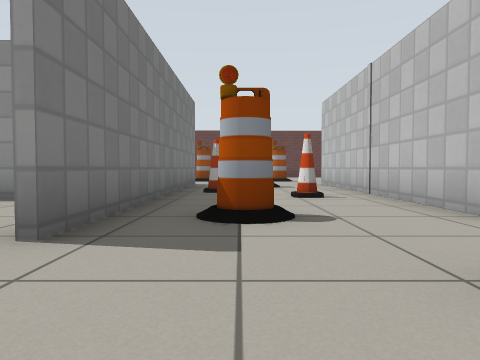
view 1 (above)

24 first-person views from a walk through a robot-simulator world made for Gazebo. The camera is 0.5 m above the floor, tilts 2° down and sees 70° across. The floor is counted in squares, 1 m on a side. Each view is taken from the middle of a square. On the plan, view 1 faces up. The plan holds only what a view shows up to about 9 squares ahead; the rest is blank. Simple patterns stand in for the simulator's built-in surfaces.

view 2
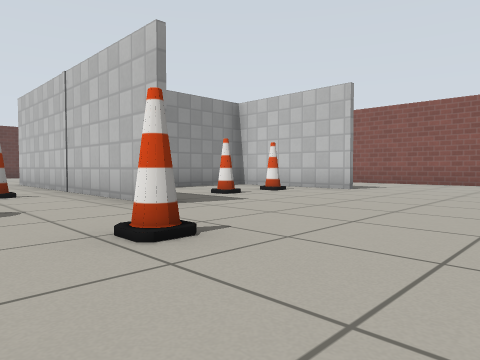

view 3
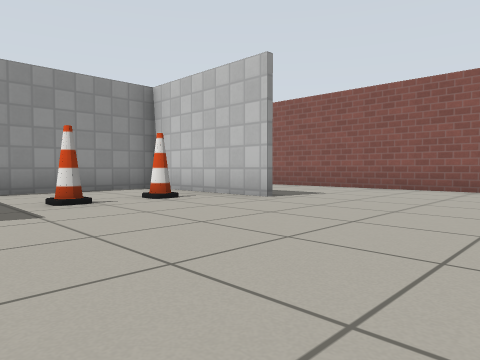

view 4
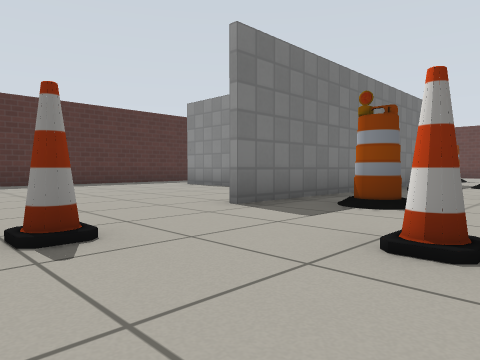

view 5
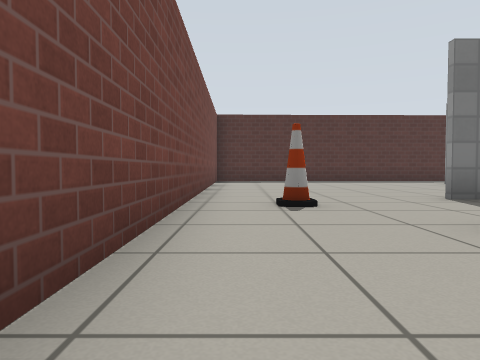

view 6
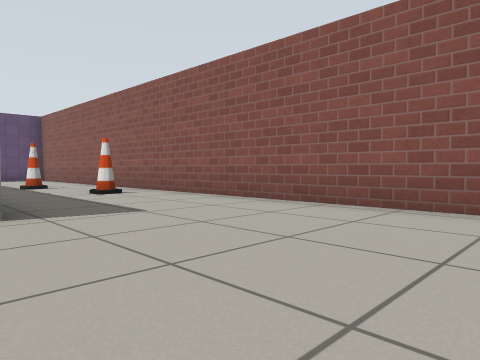

view 7
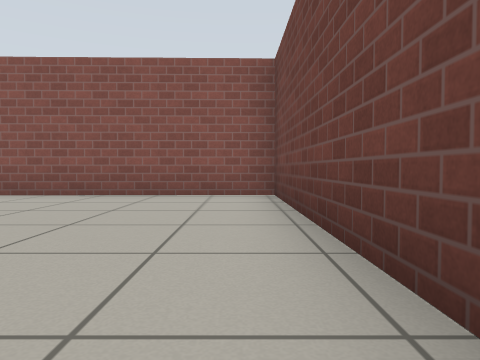

view 8
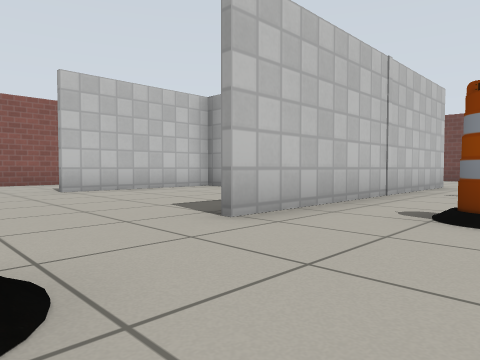

view 9
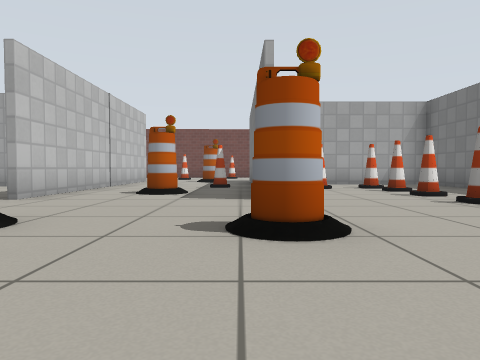

view 10
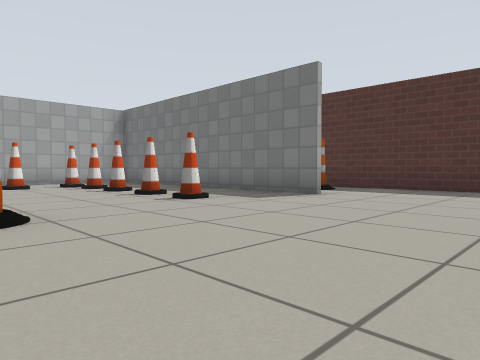

view 11
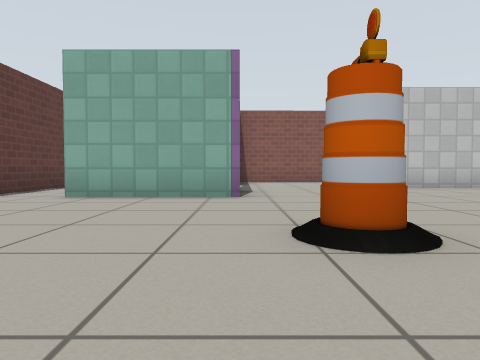

view 12
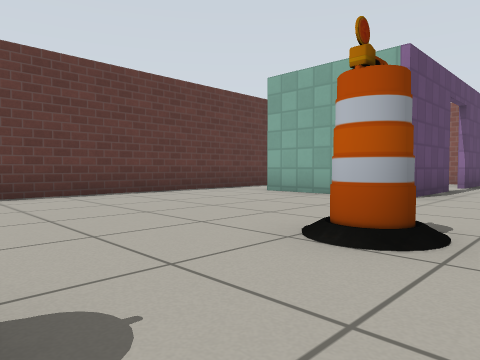

view 13
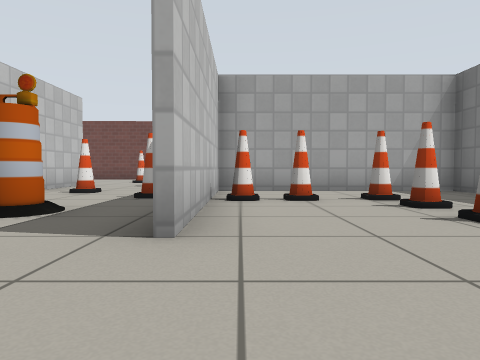

view 14
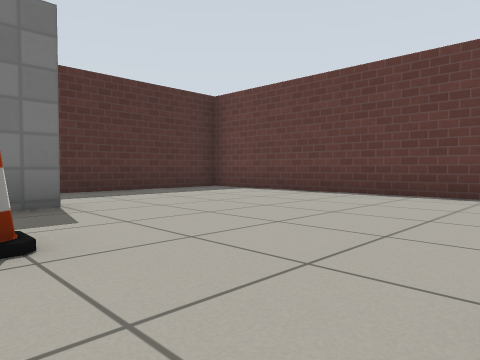

view 15
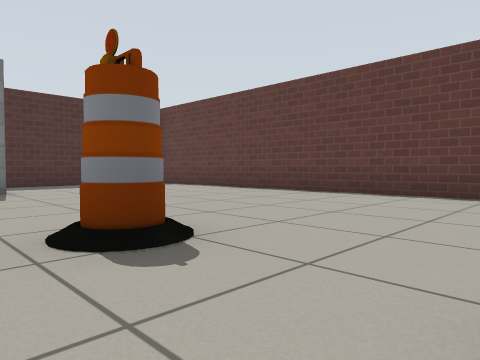

view 16
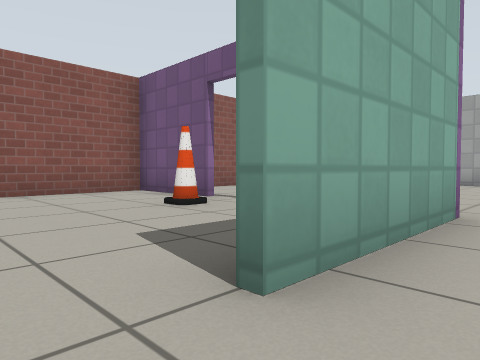

view 17
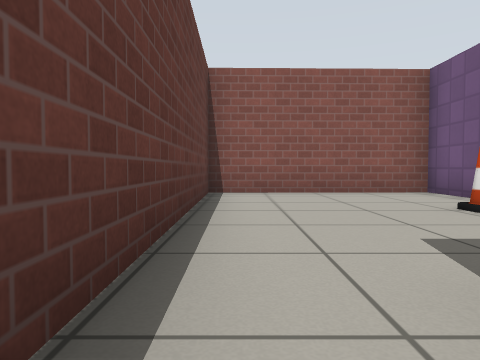

view 18
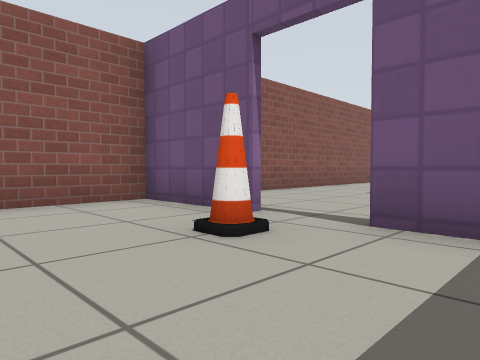

view 19
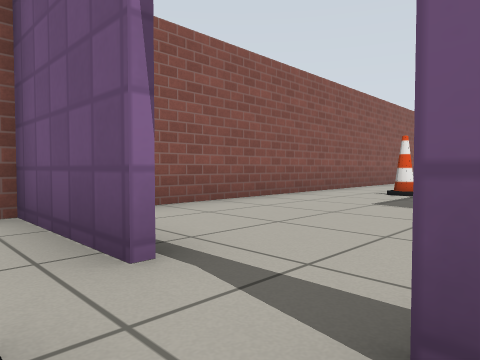

view 20
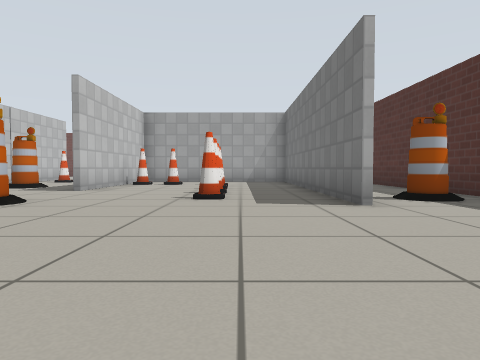

view 21
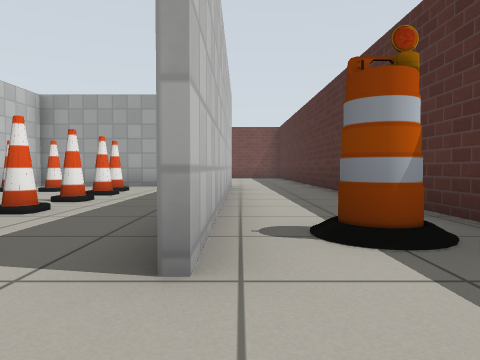

view 22
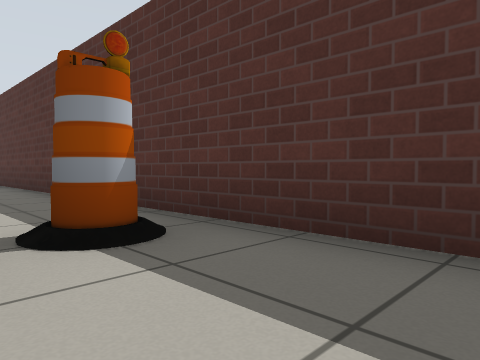

view 23
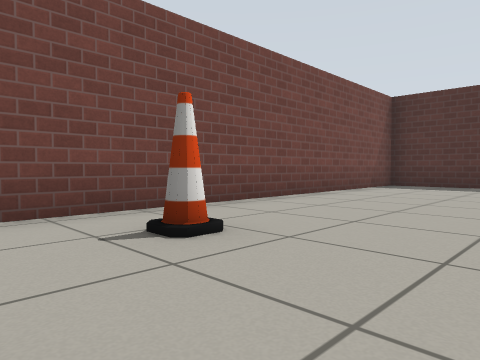

view 24
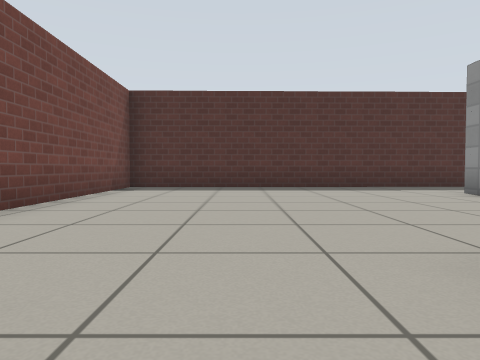

### Floor plan
Ten units are one square. View 1 is at (0, 0); x grows to the right and y downward. Boxes are objects, and circles mark ways between rooms. Rooms are numbered by the first view taken in them; rooms with no view inside come last. Other rooms are left out.
<svg viewBox="-98 -191 216 215">
<path fill="none" stroke="#000" d="M-14 -91 -14 -23M25 -30 25 -106M-62 -54 -69 -54M-68 -60 -68 -135M75 -76 75 -106M-66 -135 -66 -56 -15 -56 -15 -106M75 -28 75 -66 42 -66M74 -140 49 -140 49 -171M59 17 113 16 110 -126M99 -140 86 -140M55 -185 -84 -184M-93 -176 -89 19 30 17M86 -142 110 -142 109 -186 55 -185M64 -142 74 -142"/>
<rect x="-85" y="-125" width="10" height="10" fill="#bbb"><title>barrel</title></rect>
<rect x="-45" y="-75" width="10" height="10" fill="#bbb"><title>cone</title></rect>
<rect x="-45" y="-95" width="10" height="10" fill="#bbb"><title>cone</title></rect>
<rect x="-45" y="-105" width="10" height="10" fill="#bbb"><title>cone</title></rect>
<rect x="-45" y="-115" width="10" height="10" fill="#bbb"><title>cone</title></rect>
<rect x="-45" y="-125" width="10" height="10" fill="#bbb"><title>cone</title></rect>
<rect x="-35" y="-85" width="10" height="10" fill="#bbb"><title>cone</title></rect>
<rect x="-25" y="-85" width="10" height="10" fill="#bbb"><title>cone</title></rect>
<rect x="-15" y="-5" width="10" height="10" fill="#bbb"><title>cone</title></rect>
<rect x="-15" y="-135" width="10" height="10" fill="#bbb"><title>barrel</title></rect>
<rect x="-5" y="-45" width="10" height="10" fill="#bbb"><title>barrel</title></rect>
<rect x="-5" y="-75" width="10" height="10" fill="#bbb"><title>cone</title></rect>
<rect x="5" y="-15" width="10" height="10" fill="#bbb"><title>cone</title></rect>
<rect x="5" y="-65" width="10" height="10" fill="#bbb"><title>cone</title></rect>
<rect x="5" y="-95" width="10" height="10" fill="#bbb"><title>barrel</title></rect>
<rect x="5" y="-135" width="20" height="10" fill="#bbb"><title>barrel</title></rect>
<rect x="45" y="-45" width="10" height="10" fill="#bbb"><title>cone</title></rect>
<rect x="55" y="-45" width="10" height="10" fill="#bbb"><title>cone</title></rect>
<rect x="85" y="-85" width="10" height="10" fill="#bbb"><title>cone</title></rect>
<rect x="95" y="-65" width="10" height="10" fill="#bbb"><title>cone</title></rect>
<rect x="75" y="-155" width="10" height="10" fill="#bbb"><title>cone</title></rect>
<circle cx="50" cy="-180" r="3" fill="#2a7"/>
<circle cx="80" cy="-140" r="3" fill="#2a7"/>
<text x="0" y="-80">1</text>
<text x="80" y="-170">2</text>
</svg>
Room 1 opens to room 2.

Where each view was taken, in squares from view 1:
view 1: 0 up, 0 right, facing up
view 2: 1 down, 0 right, facing up-right
view 3: 1 down, 3 right, facing up-right
view 4: 1 down, 2 right, facing up-left
view 5: 1 down, 4 right, facing left
view 6: 1 down, 7 right, facing up-right
view 7: 1 down, 5 right, facing right
view 8: 13 up, 0 right, facing down-right
view 9: 16 up, 1 left, facing down
view 10: 17 up, 1 left, facing down-left
view 11: 14 up, 1 left, facing right
view 12: 12 up, 1 left, facing up-right
view 13: 13 up, 2 left, facing down
view 14: 12 up, 2 left, facing up-left
view 15: 12 up, 1 right, facing up-left
view 16: 18 up, 4 right, facing down-right
view 17: 18 up, 4 right, facing right
view 18: 17 up, 6 right, facing down-right
view 19: 15 up, 7 right, facing down-right
view 20: 18 up, 5 left, facing down
view 21: 15 up, 7 left, facing down
view 22: 15 up, 7 left, facing down-left
view 23: 2 up, 1 right, facing down-left
view 24: 1 up, 0 right, facing left
